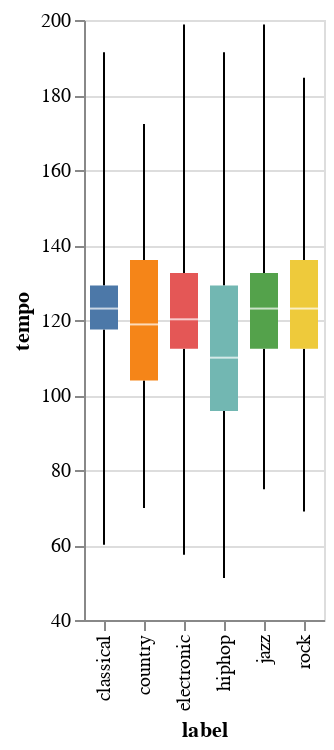

This figure's notebook cell:
### Code cell
scenario_a.get_feature_distribution_by_label('tempo')

### Figure 1 — Vega specification as saved in the notebook (floating-point values rounded to 4 significant figures)
{"$schema": "https://vega.github.io/schema/vega/v5.json", "data": [{"name": "source_0"}, {"name": "data_0", "values": [{"label": "hiphop", "lower_box_tempo": 95.7, "lower_whisker_tempo": 51.17, "mid_box_tempo": 110.0, "upper_box_tempo": 129.2, "upper_whisker_tempo": 191.4}, {"label": "rock", "lower_box_tempo": 112.3, "lower_whisker_tempo": 68.91, "mid_box_tempo": 123.0, "upper_box_tempo": 136.0, "upper_whisker_tempo": 184.6}, {"label": "electronic", "lower_box_tempo": 112.3, "lower_whisker_tempo": 57.42, "mid_box_tempo": 120.2, "upper_box_tempo": 132.5, "upper_whisker_tempo": 198.8}, {"label": "classical", "lower_box_tempo": 117.5, "lower_whisker_tempo": 60.09, "mid_box_tempo": 123.0, "upper_box_tempo": 129.2, "upper_whisker_tempo": 191.4}, {"label": "country", "lower_box_tempo": 103.9, "lower_whisker_tempo": 69.84, "mid_box_tempo": 118.8, "upper_box_tempo": 136.0, "upper_whisker_tempo": 172.3}, {"label": "jazz", "lower_box_tempo": 112.3, "lower_whisker_tempo": 74.9, "mid_box_tempo": 123.0, "upper_box_tempo": 132.5, "upper_whisker_tempo": 198.8}]}, {"name": "data_1", "values": [{"label": "hiphop", "lower_box_tempo": 95.7, "lower_whisker_tempo": 51.17, "mid_box_tempo": 110.0, "upper_box_tempo": 129.2, "upper_whisker_tempo": 191.4}, {"label": "rock", "lower_box_tempo": 112.3, "lower_whisker_tempo": 68.91, "mid_box_tempo": 123.0, "upper_box_tempo": 136.0, "upper_whisker_tempo": 184.6}, {"label": "electronic", "lower_box_tempo": 112.3, "lower_whisker_tempo": 57.42, "mid_box_tempo": 120.2, "upper_box_tempo": 132.5, "upper_whisker_tempo": 198.8}, {"label": "classical", "lower_box_tempo": 117.5, "lower_whisker_tempo": 60.09, "mid_box_tempo": 123.0, "upper_box_tempo": 129.2, "upper_whisker_tempo": 191.4}, {"label": "country", "lower_box_tempo": 103.9, "lower_whisker_tempo": 69.84, "mid_box_tempo": 118.8, "upper_box_tempo": 136.0, "upper_whisker_tempo": 172.3}, {"label": "jazz", "lower_box_tempo": 112.3, "lower_whisker_tempo": 74.9, "mid_box_tempo": 123.0, "upper_box_tempo": 132.5, "upper_whisker_tempo": 198.8}]}, {"name": "data_2", "values": [{"label": "hiphop", "lower_box_tempo": 95.7, "lower_whisker_tempo": 51.17, "mid_box_tempo": 110.0, "upper_box_tempo": 129.2, "upper_whisker_tempo": 191.4}, {"label": "rock", "lower_box_tempo": 112.3, "lower_whisker_tempo": 68.91, "mid_box_tempo": 123.0, "upper_box_tempo": 136.0, "upper_whisker_tempo": 184.6}, {"label": "electronic", "lower_box_tempo": 112.3, "lower_whisker_tempo": 57.42, "mid_box_tempo": 120.2, "upper_box_tempo": 132.5, "upper_whisker_tempo": 198.8}, {"label": "classical", "lower_box_tempo": 117.5, "lower_whisker_tempo": 60.09, "mid_box_tempo": 123.0, "upper_box_tempo": 129.2, "upper_whisker_tempo": 191.4}, {"label": "country", "lower_box_tempo": 103.9, "lower_whisker_tempo": 69.84, "mid_box_tempo": 118.8, "upper_box_tempo": 136.0, "upper_whisker_tempo": 172.3}, {"label": "jazz", "lower_box_tempo": 112.3, "lower_whisker_tempo": 74.9, "mid_box_tempo": 123.0, "upper_box_tempo": 132.5, "upper_whisker_tempo": 198.8}]}, {"name": "data_3", "values": [{"label": "hiphop", "lower_box_tempo": 95.7, "lower_whisker_tempo": 51.17, "mid_box_tempo": 110.0, "upper_box_tempo": 129.2, "upper_whisker_tempo": 191.4}, {"label": "rock", "lower_box_tempo": 112.3, "lower_whisker_tempo": 68.91, "mid_box_tempo": 123.0, "upper_box_tempo": 136.0, "upper_whisker_tempo": 184.6}, {"label": "electronic", "lower_box_tempo": 112.3, "lower_whisker_tempo": 57.42, "mid_box_tempo": 120.2, "upper_box_tempo": 132.5, "upper_whisker_tempo": 198.8}, {"label": "classical", "lower_box_tempo": 117.5, "lower_whisker_tempo": 60.09, "mid_box_tempo": 123.0, "upper_box_tempo": 129.2, "upper_whisker_tempo": 191.4}, {"label": "country", "lower_box_tempo": 103.9, "lower_whisker_tempo": 69.84, "mid_box_tempo": 118.8, "upper_box_tempo": 136.0, "upper_whisker_tempo": 172.3}, {"label": "jazz", "lower_box_tempo": 112.3, "lower_whisker_tempo": 74.9, "mid_box_tempo": 123.0, "upper_box_tempo": 132.5, "upper_whisker_tempo": 198.8}]}, {"name": "data_0_x_domain_label_0", "values": [{"label": "hiphop"}, {"label": "rock"}, {"label": "electronic"}, {"label": "classical"}, {"label": "country"}, {"label": "jazz"}]}, {"name": "data_1_x_domain_label_1", "values": [{"label": "hiphop"}, {"label": "rock"}, {"label": "electronic"}, {"label": "classical"}, {"label": "country"}, {"label": "jazz"}]}, {"name": "data_2_x_domain_label_2", "values": [{"label": "hiphop"}, {"label": "rock"}, {"label": "electronic"}, {"label": "classical"}, {"label": "country"}, {"label": "jazz"}]}, {"name": "data_3_x_domain_label_3", "values": [{"label": "hiphop"}, {"label": "rock"}, {"label": "electronic"}, {"label": "classical"}, {"label": "country"}, {"label": "jazz"}]}, {"name": "data_2_color_domain_label_0", "values": [{"label": "hiphop"}, {"label": "rock"}, {"label": "electronic"}, {"label": "classical"}, {"label": "country"}, {"label": "jazz"}]}, {"name": "data_3_color_domain_label_1", "values": [{"label": "hiphop"}, {"label": "rock"}, {"label": "electronic"}, {"label": "classical"}, {"label": "country"}, {"label": "jazz"}]}], "signals": [{"name": "x_step", "value": 20}, {"name": "width", "update": "bandspace(domain('x').length, 0, 0) * x_step"}], "marks": [{"type": "rule", "name": "layer_0_marks", "from": {"data": "data_0"}, "encode": {"update": {"x": {"field": "label", "scale": "x", "band": 0.5}, "y2": {"field": "lower_box_tempo", "scale": "y"}, "stroke": {"value": "black"}, "tooltip": {"signal": "{\"Max of tempo\": format(datum[\"upper_whisker_tempo\"], \"\"), \"Q3 of tempo\": format(datum[\"upper_box_tempo\"], \"\"), \"Median of tempo\": format(datum[\"mid_box_tempo\"], \"\"), \"Q1 of tempo\": format(datum[\"lower_box_tempo\"], \"\"), \"Min of tempo\": format(datum[\"lower_whisker_tempo\"], \"\"), \"label\": isValid(datum[\"label\"]) ? datum[\"label\"] : \"\"+datum[\"label\"]}"}, "y": {"field": "lower_whisker_tempo", "scale": "y"}}}, "aria": false, "style": ["rule", "boxplot-rule"]}, {"type": "rule", "name": "layer_1_marks", "from": {"data": "data_1"}, "encode": {"update": {"tooltip": {"signal": "{\"Max of tempo\": format(datum[\"upper_whisker_tempo\"], \"\"), \"Q3 of tempo\": format(datum[\"upper_box_tempo\"], \"\"), \"Median of tempo\": format(datum[\"mid_box_tempo\"], \"\"), \"Q1 of tempo\": format(datum[\"lower_box_tempo\"], \"\"), \"Min of tempo\": format(datum[\"lower_whisker_tempo\"], \"\"), \"label\": isValid(datum[\"label\"]) ? datum[\"label\"] : \"\"+datum[\"label\"]}"}, "stroke": {"value": "black"}, "x": {"field": "label", "scale": "x", "band": 0.5}, "y": {"field": "upper_box_tempo", "scale": "y"}, "y2": {"field": "upper_whisker_tempo", "scale": "y"}}}, "aria": false, "style": ["rule", "boxplot-rule"]}, {"type": "rect", "name": "layer_2_marks", "from": {"data": "data_2"}, "encode": {"update": {"width": {"value": 14}, "y": {"field": "lower_box_tempo", "scale": "y"}, "xc": {"field": "label", "scale": "x", "band": 0.5}, "tooltip": {"signal": "{\"Max of tempo\": format(datum[\"upper_whisker_tempo\"], \"\"), \"Q3 of tempo\": format(datum[\"upper_box_tempo\"], \"\"), \"Median of tempo\": format(datum[\"mid_box_tempo\"], \"\"), \"Q1 of tempo\": format(datum[\"lower_box_tempo\"], \"\"), \"Min of tempo\": format(datum[\"lower_whisker_tempo\"], \"\"), \"label\": isValid(datum[\"label\"]) ? datum[\"label\"] : \"\"+datum[\"label\"]}"}, "y2": {"field": "upper_box_tempo", "scale": "y"}, "fill": {"field": "label", "scale": "color"}}}, "style": ["bar", "boxplot-box"]}, {"type": "rect", "name": "layer_3_marks", "from": {"data": "data_3"}, "encode": {"update": {"yc": {"field": "mid_box_tempo", "scale": "y"}, "opacity": {"value": 0.7}, "height": {"value": 1}, "width": {"value": 14}, "xc": {"field": "label", "scale": "x", "band": 0.5}, "tooltip": {"signal": "{\"Max of tempo\": format(datum[\"upper_whisker_tempo\"], \"\"), \"Q3 of tempo\": format(datum[\"upper_box_tempo\"], \"\"), \"Median of tempo\": format(datum[\"mid_box_tempo\"], \"\"), \"Q1 of tempo\": format(datum[\"lower_box_tempo\"], \"\"), \"Min of tempo\": format(datum[\"lower_whisker_tempo\"], \"\"), \"label\": isValid(datum[\"label\"]) ? datum[\"label\"] : \"\"+datum[\"label\"]}"}, "fill": [{"field": "label", "scale": "color", "test": "datum['lower_box_tempo'] >= datum['upper_box_tempo']"}, {"value": "white"}]}}, "aria": false, "style": ["tick", "boxplot-median"]}], "scales": [{"name": "x", "type": "band", "domain": {"fields": [{"data": "data_0_x_domain_label_0", "field": "label"}, {"data": "data_1_x_domain_label_1", "field": "label"}, {"data": "data_2_x_domain_label_2", "field": "label"}, {"data": "data_3_x_domain_label_3", "field": "label"}], "sort": true}, "range": {"step": {"signal": "x_step"}}, "paddingInner": 0, "paddingOuter": 0}, {"name": "y", "type": "linear", "domain": {"fields": [{"data": "data_0", "field": "lower_whisker_tempo"}, {"data": "data_0", "field": "lower_box_tempo"}, {"data": "data_1", "field": "upper_box_tempo"}, {"data": "data_1", "field": "upper_whisker_tempo"}, {"data": "data_2", "field": "lower_box_tempo"}, {"data": "data_2", "field": "upper_box_tempo"}, {"data": "data_3", "field": "mid_box_tempo"}]}, "range": [{"signal": "height"}, 0], "zero": false, "nice": true}, {"name": "color", "type": "ordinal", "domain": {"fields": [{"data": "data_2_color_domain_label_0", "field": "label"}, {"data": "data_3_color_domain_label_1", "field": "label"}], "sort": true}, "range": "category"}], "axes": [{"scale": "y", "zindex": 0, "maxExtent": 0, "gridScale": "x", "minExtent": 0, "tickCount": {"signal": "ceil(height/40)"}, "domain": false, "labels": false, "orient": "left", "grid": true, "ticks": false, "aria": false}, {"scale": "x", "title": "label", "orient": "bottom", "grid": false, "labelAlign": "right", "labelAngle": 270, "labelBaseline": "middle", "zindex": 0}, {"scale": "y", "zindex": 0, "labelOverlap": true, "grid": false, "orient": "left", "title": "tempo", "tickCount": {"signal": "ceil(height/40)"}}], "style": "cell", "padding": 5, "height": 300, "background": "white"}
